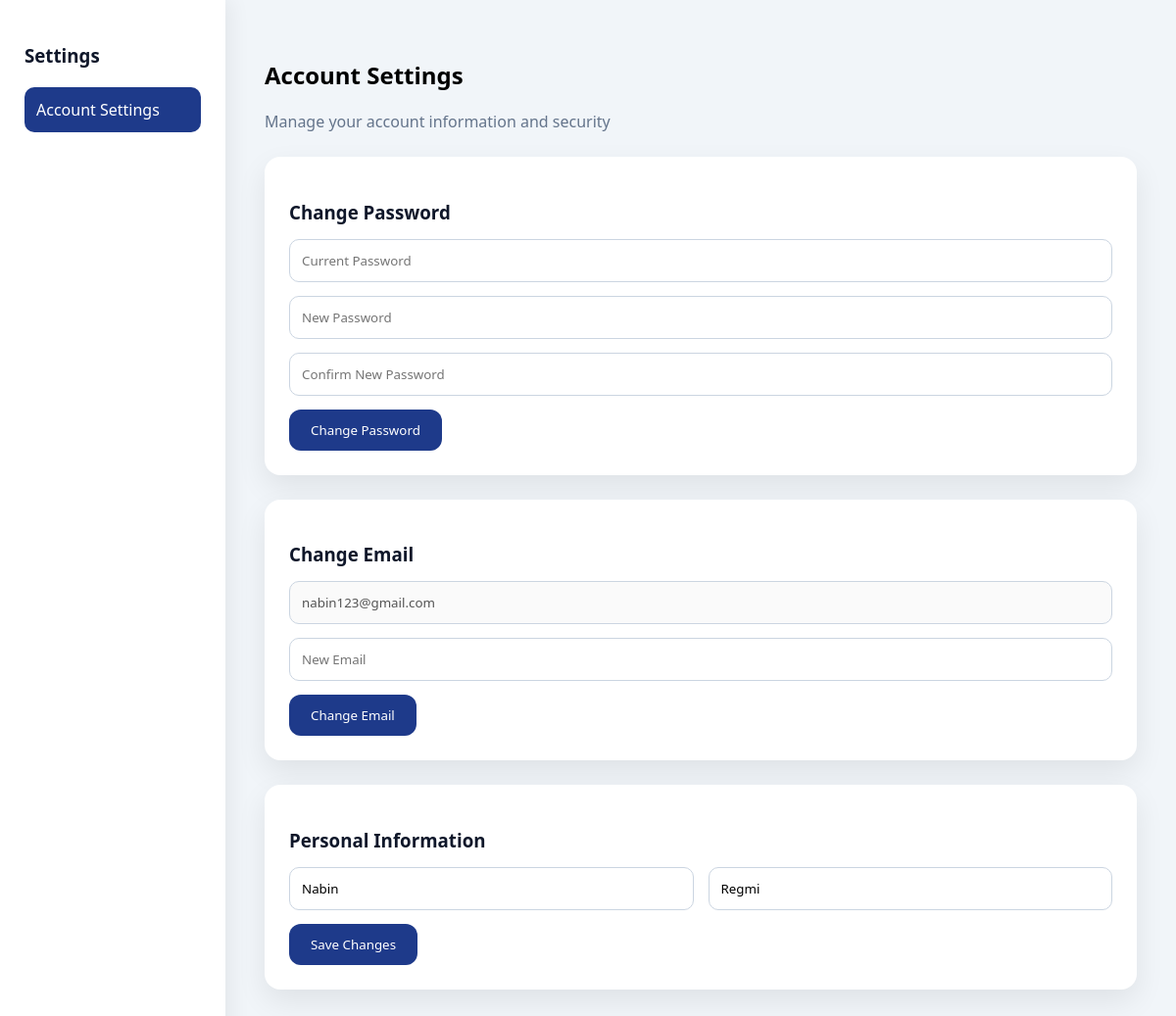
/settings/ (signed in), run on an earlier commit of the app's database.
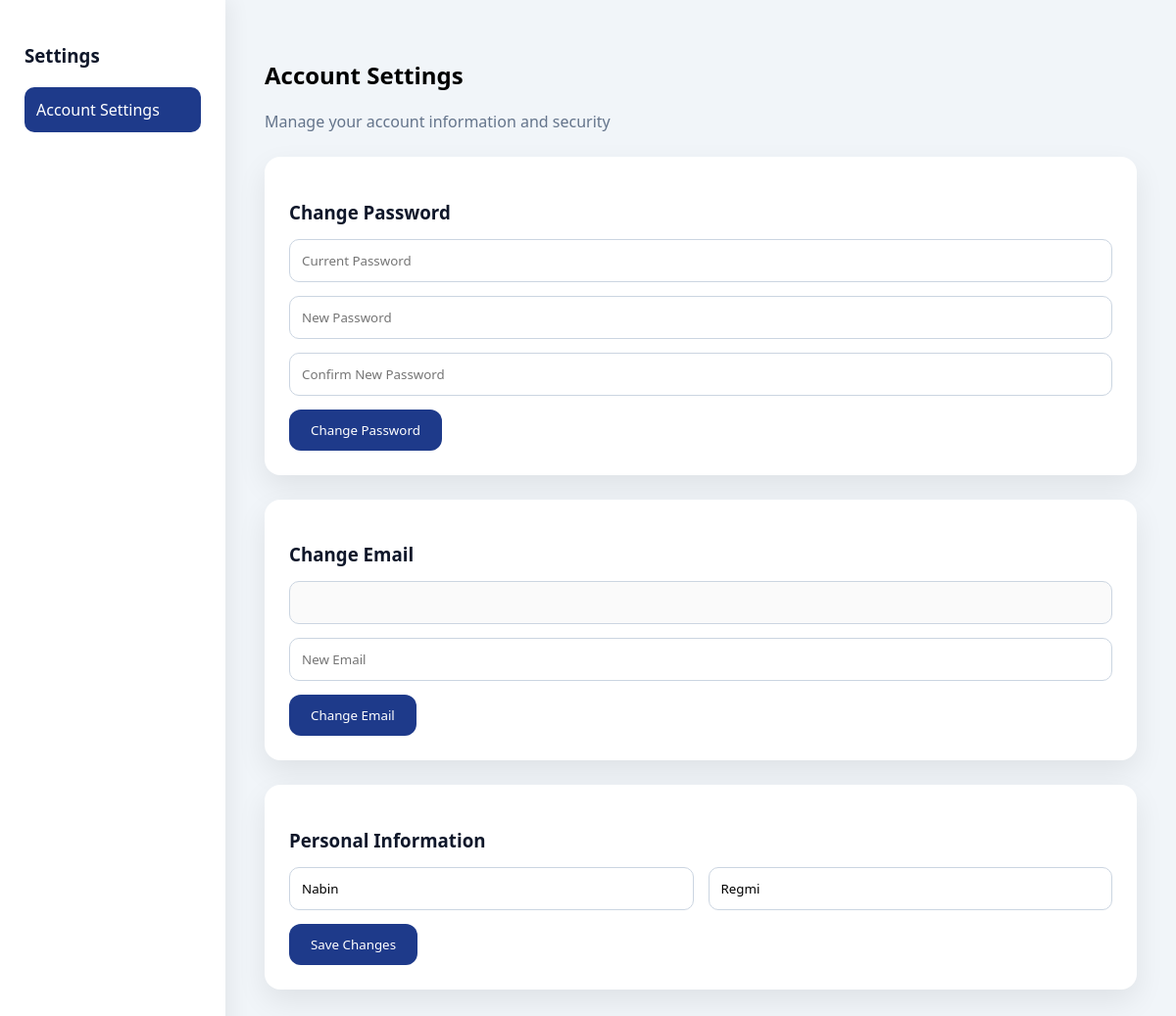
And on a later commit of the database.
### accounts/models.py (models this page shows)
class User(AbstractUser):
    ROLE_CHOICES = (
        ('job_seeker', 'Job Seeker'),
        ('recruiter', 'Recruiter'),
    )
    role = models.CharField(max_length=20, choices=ROLE_CHOICES)

### accounts/views.py (the view, shortened to what this page needs)
# urls.py: path('settings/', account_settings, name='account_settings'),
@login_required
def account_settings(request):
    user = request.user
    return render(request, "settings/account_settings.html")

### templates/settings/account_settings.html (shortened to what this page needs)
{% load static %}
<!DOCTYPE html>
<html>
<head>
    <link rel="stylesheet" href="{% static 'css/settings.css' %}">
</head>
<body>
<div class="settings-layout">
    <aside class="settings-sidebar">
        <h3>Settings</h3>
        <ul>
            <li class="active">Account Settings</li>
        </ul>
    </aside>
    <main class="settings-content">
        <h2>Account Settings</h2>
        <p class="subtitle">Manage your account information and security</p>
        <div class="card">
            <h3>Change Password</h3>
            <form method="POST">
                <input type="password" name="current_password" placeholder="Current Password" required>
                <input type="password" name="new_password" placeholder="New Password" required>
                <input type="password" name="confirm_password" placeholder="Confirm New Password" required>
                <button name="change_password">Change Password</button>
            </form>
        </div>
        <div class="card">
            <h3>Change Email</h3>
            <form method="POST">
                <input type="email" value="{{ request.user.email }}" disabled>
                <input type="email" name="new_email" placeholder="New Email" required>
                <button name="change_email">Change Email</button>
            </form>
        </div>
        <div class="card">
            <h3>Personal Information</h3>
            <form method="POST">
                <div class="row">
                    <input type="text" name="first_name" placeholder="First Name"
                           value="{{ request.user.first_name }}">
                    <input type="text" name="last_name" placeholder="Last Name"
                           value="{{ request.user.last_name }}">
                </div>
                <button name="personal_info">Save Changes</button>
            </form>
        </div>
    </main>
</div>
</body>
</html>

What changed in the data, as far as the page shows it:
changed User "Nabin": user.email "nabin123@gmail.com" → (not shown)
